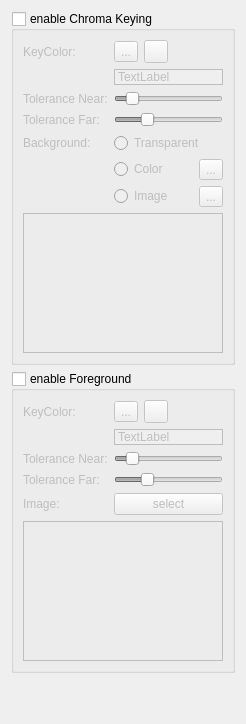
     <widget class="QWidget" name="chromaTab">
      <attribute name="title">
       <string>Compositing</string>
      </attribute>
      <layout class="QVBoxLayout" name="verticalLayout_5">
       <item>
        <widget class="QGroupBox" name="chromaKeyingEnabled">
         <property name="title">
          <string>enable Chroma Keying</string>
         </property>
         <property name="checkable">
          <bool>true</bool>
         </property>
         <property name="checked">
          <bool>false</bool>
         </property>
         <layout class="QVBoxLayout" name="verticalLayout_9">
          <item>
           <layout class="QFormLayout" name="formLayout">
            <property name="fieldGrowthPolicy">
             <enum>QFormLayout::AllNonFixedFieldsGrow</enum>
            </property>
            <property name="labelAlignment">
             <set>Qt::AlignLeading|Qt::AlignLeft|Qt::AlignVCenter</set>
            </property>
            <item row="0" column="0">
             <widget class="QLabel" name="label_5">
              <property name="text">
               <string>KeyColor:</string>
              </property>
             </widget>
            </item>
            <item row="2" column="0">
             <widget class="QLabel" name="label_11">
              <property name="text">
               <string>Tolerance Near:</string>
              </property>
             </widget>
            </item>
            <item row="2" column="1">
             <widget class="QSlider" name="tolNearSlider">
              <property name="maximum">
               <number>255</number>
              </property>
              <property name="value">
               <number>30</number>
              </property>
              <property name="orientation">
               <enum>Qt::Horizontal</enum>
              </property>
             </widget>
            </item>
            <item row="3" column="0">
             <widget class="QLabel" name="label_18">
              <property name="text">
               <string>Tolerance Far:</string>
              </property>
             </widget>
            </item>
            <item row="3" column="1">
             <widget class="QSlider" name="tolFarSlider">
              <property name="minimum">
               <number>0</number>
              </property>
              <property name="maximum">
               <number>255</number>
              </property>
              <property name="value">
               <number>70</number>
              </property>
              <property name="orientation">
               <enum>Qt::Horizontal</enum>
              </property>
             </widget>
            </item>
            <item row="4" column="0">
             <widget class="QLabel" name="label_19">
              <property name="text">
               <string>Background:</string>
              </property>
             </widget>
            </item>
            <item row="4" column="1">
             <widget class="QRadioButton" name="replaceChromaWithTransparent">
              <property name="text">
               <string>Transparent</string>
              </property>
             </widget>
            </item>
            <item row="5" column="1">
             <layout class="QHBoxLayout" name="horizontalLayout_13">
              <item>
               <widget class="QRadioButton" name="replaceChromaWithColor">
                <property name="text">
                 <string>Color</string>
                </property>
               </widget>
              </item>
              <item>
               <widget class="QToolButton" name="bgColorSelect">
                <property name="text">
                 <string>...</string>
                </property>
                <property name="icon">
                 <iconset resource="../resources.qrc">
                  <normaloff>:/icons/resources/gtk-color-picker.png</normaloff>:/icons/resources/gtk-color-picker.png</iconset>
                </property>
                <property name="iconSize">
                 <size>
                  <width>16</width>
                  <height>16</height>
                 </size>
                </property>
               </widget>
              </item>
             </layout>
            </item>
            <item row="6" column="1">
             <layout class="QHBoxLayout" name="horizontalLayout_14">
              <property name="topMargin">
               <number>0</number>
              </property>
              <item>
               <widget class="QRadioButton" name="replaceChromaWithImage">
                <property name="text">
                 <string>Image</string>
                </property>
                <property name="checked">
                 <bool>false</bool>
                </property>
               </widget>
              </item>
              <item>
               <widget class="QToolButton" name="chromaBackgroundSelect">
                <property name="text">
                 <string>...</string>
                </property>
                <property name="icon">
                 <iconset resource="../resources.qrc">
                  <normaloff>:/icons/resources/folder-open-20.png</normaloff>:/icons/resources/folder-open-20.png</iconset>
                </property>
                <property name="iconSize">
                 <size>
                  <width>16</width>
                  <height>16</height>
                 </size>
                </property>
               </widget>
              </item>
             </layout>
            </item>
            <item row="0" column="1">
             <layout class="QHBoxLayout" name="horizontalLayout_10">
              <item>
               <widget class="QToolButton" name="chromaKeyColorSelect">
                <property name="text">
                 <string>...</string>
                </property>
                <property name="icon">
                 <iconset resource="../resources.qrc">
                  <normaloff>:/icons/resources/gtk-color-picker.png</normaloff>:/icons/resources/gtk-color-picker.png</iconset>
                </property>
                <property name="iconSize">
                 <size>
                  <width>16</width>
                  <height>16</height>
                 </size>
                </property>
               </widget>
              </item>
              <item>
               <widget class="QToolButton" name="pickChromaKey">
                <property name="text">
                 <string/>
                </property>
                <property name="icon">
                 <iconset resource="../resources.qrc">
                  <normaloff>:/icons/resources/colorpicker.png</normaloff>:/icons/resources/colorpicker.png</iconset>
                </property>
                <property name="iconSize">
                 <size>
                  <width>16</width>
                  <height>16</height>
                 </size>
                </property>
                <property name="checkable">
                 <bool>true</bool>
                </property>
               </widget>
              </item>
              <item>
               <spacer name="horizontalSpacer_6">
                <property name="orientation">
                 <enum>Qt::Horizontal</enum>
                </property>
                <property name="sizeHint" stdset="0">
                 <size>
                  <width>40</width>
                  <height>20</height>
                 </size>
                </property>
               </spacer>
              </item>
             </layout>
            </item>
            <item row="1" column="1">
             <widget class="QLabel" name="keyColor">
              <property name="autoFillBackground">
               <bool>true</bool>
              </property>
              <property name="frameShape">
               <enum>QFrame::Box</enum>
              </property>
              <property name="text">
               <string>TextLabel</string>
              </property>
             </widget>
            </item>
           </layout>
          </item>
          <item>
           <widget class="QLabel" name="chromaBackground">
            <property name="minimumSize">
             <size>
              <width>200</width>
              <height>140</height>
             </size>
            </property>
            <property name="maximumSize">
             <size>
              <width>200</width>
              <height>140</height>
             </size>
            </property>
            <property name="frameShape">
             <enum>QFrame::Box</enum>
            </property>
            <property name="text">
             <string/>
            </property>
           </widget>
          </item>
         </layout>
        </widget>
       </item>
       <item>
        <widget class="QGroupBox" name="foregroundEnabled">
         <property name="title">
          <string>enable Foreground</string>
         </property>
         <property name="checkable">
          <bool>true</bool>
         </property>
         <property name="checked">
          <bool>false</bool>
         </property>
         <layout class="QVBoxLayout" name="verticalLayout_10">
          <item>
           <layout class="QFormLayout" name="formLayout_3">
            <property name="fieldGrowthPolicy">
             <enum>QFormLayout::AllNonFixedFieldsGrow</enum>
            </property>
            <property name="labelAlignment">
             <set>Qt::AlignLeading|Qt::AlignLeft|Qt::AlignVCenter</set>
            </property>
            <property name="topMargin">
             <number>0</number>
            </property>
            <item row="0" column="0">
             <widget class="QLabel" name="label_20">
              <property name="text">
               <string>KeyColor:</string>
              </property>
             </widget>
            </item>
            <item row="2" column="0">
             <widget class="QLabel" name="label_22">
              <property name="text">
               <string>Tolerance Near:</string>
              </property>
             </widget>
            </item>
            <item row="2" column="1">
             <widget class="QSlider" name="tolNearSliderFG">
              <property name="maximum">
               <number>255</number>
              </property>
              <property name="value">
               <number>30</number>
              </property>
              <property name="orientation">
               <enum>Qt::Horizontal</enum>
              </property>
             </widget>
            </item>
            <item row="3" column="0">
             <widget class="QLabel" name="label_23">
              <property name="text">
               <string>Tolerance Far:</string>
              </property>
             </widget>
            </item>
            <item row="3" column="1">
             <widget class="QSlider" name="tolFarSliderFG">
              <property name="minimum">
               <number>0</number>
              </property>
              <property name="maximum">
               <number>255</number>
              </property>
              <property name="value">
               <number>70</number>
              </property>
              <property name="orientation">
               <enum>Qt::Horizontal</enum>
              </property>
             </widget>
            </item>
            <item row="4" column="0">
             <widget class="QLabel" name="label_25">
              <property name="text">
               <string>Image:</string>
              </property>
             </widget>
            </item>
            <item row="4" column="1">
             <widget class="QPushButton" name="chromaForegroundSelect">
              <property name="text">
               <string>select</string>
              </property>
             </widget>
            </item>
            <item row="0" column="1">
             <layout class="QHBoxLayout" name="horizontalLayout_12">
              <item>
               <widget class="QToolButton" name="chromaKeyFGColorSelect">
                <property name="text">
                 <string>...</string>
                </property>
                <property name="icon">
                 <iconset resource="../resources.qrc">
                  <normaloff>:/icons/resources/gtk-color-picker.png</normaloff>:/icons/resources/gtk-color-picker.png</iconset>
                </property>
                <property name="iconSize">
                 <size>
                  <width>16</width>
                  <height>16</height>
                 </size>
                </property>
               </widget>
              </item>
              <item>
               <widget class="QToolButton" name="pickChromaKeyFG">
                <property name="text">
                 <string/>
                </property>
                <property name="icon">
                 <iconset resource="../resources.qrc">
                  <normaloff>:/icons/resources/colorpicker.png</normaloff>:/icons/resources/colorpicker.png</iconset>
                </property>
                <property name="iconSize">
                 <size>
                  <width>16</width>
                  <height>16</height>
                 </size>
                </property>
                <property name="checkable">
                 <bool>true</bool>
                </property>
               </widget>
              </item>
              <item>
               <spacer name="horizontalSpacer_7">
                <property name="orientation">
                 <enum>Qt::Horizontal</enum>
                </property>
                <property name="sizeHint" stdset="0">
                 <size>
                  <width>40</width>
                  <height>20</height>
                 </size>
                </property>
               </spacer>
              </item>
             </layout>
            </item>
            <item row="1" column="1">
             <widget class="QLabel" name="keyColorFG">
              <property name="autoFillBackground">
               <bool>true</bool>
              </property>
              <property name="frameShape">
               <enum>QFrame::Box</enum>
              </property>
              <property name="text">
               <string>TextLabel</string>
              </property>
             </widget>
            </item>
           </layout>
          </item>
          <item>
           <widget class="QLabel" name="chromaForeground">
            <property name="minimumSize">
             <size>
              <width>200</width>
              <height>140</height>
             </size>
            </property>
            <property name="maximumSize">
             <size>
              <width>200</width>
              <height>140</height>
             </size>
            </property>
            <property name="frameShape">
             <enum>QFrame::Box</enum>
            </property>
            <property name="text">
             <string/>
            </property>
           </widget>
          </item>
         </layout>
        </widget>
       </item>
       <item>
        <spacer name="verticalSpacer_2">
         <property name="orientation">
          <enum>Qt::Vertical</enum>
         </property>
         <property name="sizeHint" stdset="0">
          <size>
           <width>20</width>
           <height>40</height>
          </size>
         </property>
        </spacer>
       </item>
      </layout>
     </widget>
